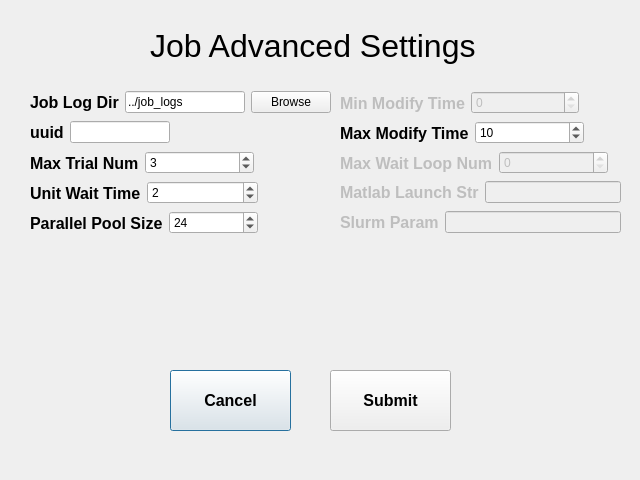
<?xml version="1.0" encoding="UTF-8"?>
<ui version="4.0">
 <class>simReconJobAdvanced</class>
 <widget class="QDialog" name="simReconJobAdvanced">
  <property name="geometry">
   <rect>
    <x>0</x>
    <y>0</y>
    <width>640</width>
    <height>480</height>
   </rect>
  </property>
  <property name="windowTitle">
   <string>Dialog</string>
  </property>
  <widget class="QPushButton" name="cancelButton">
   <property name="geometry">
    <rect>
     <x>170</x>
     <y>370</y>
     <width>121</width>
     <height>61</height>
    </rect>
   </property>
   <property name="font">
    <font>
     <pointsize>12</pointsize>
     <weight>75</weight>
     <bold>true</bold>
    </font>
   </property>
   <property name="text">
    <string>Cancel</string>
   </property>
  </widget>
  <widget class="QWidget" name="layoutWidget">
   <property name="geometry">
    <rect>
     <x>340</x>
     <y>90</y>
     <width>239</width>
     <height>26</height>
    </rect>
   </property>
   <layout class="QHBoxLayout" name="horizontalLayout_6">
    <item>
     <widget class="QLabel" name="minModifyTimeLabel">
      <property name="enabled">
       <bool>false</bool>
      </property>
      <property name="font">
       <font>
        <pointsize>12</pointsize>
        <weight>75</weight>
        <bold>true</bold>
       </font>
      </property>
      <property name="text">
       <string>Min Modify Time</string>
      </property>
     </widget>
    </item>
    <item>
     <widget class="QSpinBox" name="minModifyTimeSpinBox">
      <property name="enabled">
       <bool>false</bool>
      </property>
     </widget>
    </item>
   </layout>
  </widget>
  <widget class="QWidget" name="layoutWidget_2">
   <property name="geometry">
    <rect>
     <x>340</x>
     <y>120</y>
     <width>244</width>
     <height>26</height>
    </rect>
   </property>
   <layout class="QHBoxLayout" name="horizontalLayout_7">
    <item>
     <widget class="QLabel" name="maxModifyTimeLabel">
      <property name="font">
       <font>
        <pointsize>12</pointsize>
        <weight>75</weight>
        <bold>true</bold>
       </font>
      </property>
      <property name="text">
       <string>Max Modify Time</string>
      </property>
     </widget>
    </item>
    <item>
     <widget class="QSpinBox" name="maxModifyTimeSpinBox">
      <property name="value">
       <number>10</number>
      </property>
     </widget>
    </item>
   </layout>
  </widget>
  <widget class="QPushButton" name="submitButton">
   <property name="geometry">
    <rect>
     <x>330</x>
     <y>370</y>
     <width>121</width>
     <height>61</height>
    </rect>
   </property>
   <property name="font">
    <font>
     <pointsize>12</pointsize>
     <weight>75</weight>
     <bold>true</bold>
    </font>
   </property>
   <property name="text">
    <string>Submit</string>
   </property>
  </widget>
  <widget class="QLabel" name="jobAdvancedSettingsLabel">
   <property name="geometry">
    <rect>
     <x>150</x>
     <y>10</y>
     <width>361</width>
     <height>71</height>
    </rect>
   </property>
   <property name="font">
    <font>
     <pointsize>24</pointsize>
    </font>
   </property>
   <property name="text">
    <string>Job Advanced Settings</string>
   </property>
  </widget>
  <widget class="QWidget" name="layoutWidget_4">
   <property name="geometry">
    <rect>
     <x>340</x>
     <y>210</y>
     <width>281</width>
     <height>25</height>
    </rect>
   </property>
   <layout class="QHBoxLayout" name="horizontalLayout_10">
    <item>
     <widget class="QLabel" name="slurmParamLabel">
      <property name="enabled">
       <bool>false</bool>
      </property>
      <property name="font">
       <font>
        <pointsize>12</pointsize>
        <weight>75</weight>
        <bold>true</bold>
       </font>
      </property>
      <property name="text">
       <string>Slurm Param</string>
      </property>
     </widget>
    </item>
    <item>
     <widget class="QLineEdit" name="slurmParamLineEdit">
      <property name="enabled">
       <bool>false</bool>
      </property>
      <property name="alignment">
       <set>Qt::AlignLeading|Qt::AlignLeft|Qt::AlignVCenter</set>
      </property>
     </widget>
    </item>
   </layout>
  </widget>
  <widget class="QWidget" name="layoutWidget_5">
   <property name="geometry">
    <rect>
     <x>340</x>
     <y>150</y>
     <width>268</width>
     <height>26</height>
    </rect>
   </property>
   <layout class="QHBoxLayout" name="horizontalLayout_8">
    <item>
     <widget class="QLabel" name="maxWaitLoopNumLabel">
      <property name="enabled">
       <bool>false</bool>
      </property>
      <property name="font">
       <font>
        <pointsize>12</pointsize>
        <weight>75</weight>
        <bold>true</bold>
       </font>
      </property>
      <property name="text">
       <string>Max Wait Loop Num</string>
      </property>
     </widget>
    </item>
    <item>
     <widget class="QSpinBox" name="maxWaitLoopNumSpinBox">
      <property name="enabled">
       <bool>false</bool>
      </property>
     </widget>
    </item>
   </layout>
  </widget>
  <widget class="QWidget" name="layoutWidget_6">
   <property name="geometry">
    <rect>
     <x>30</x>
     <y>150</y>
     <width>224</width>
     <height>26</height>
    </rect>
   </property>
   <layout class="QHBoxLayout" name="horizontalLayout_3">
    <item>
     <widget class="QLabel" name="maxTrialNumLabel">
      <property name="font">
       <font>
        <pointsize>12</pointsize>
        <weight>75</weight>
        <bold>true</bold>
       </font>
      </property>
      <property name="text">
       <string>Max Trial Num</string>
      </property>
     </widget>
    </item>
    <item>
     <widget class="QSpinBox" name="maxTrialNumSpinBox">
      <property name="value">
       <number>3</number>
      </property>
     </widget>
    </item>
   </layout>
  </widget>
  <widget class="QWidget" name="layoutWidget_7">
   <property name="geometry">
    <rect>
     <x>340</x>
     <y>180</y>
     <width>281</width>
     <height>25</height>
    </rect>
   </property>
   <layout class="QHBoxLayout" name="horizontalLayout_9">
    <item>
     <widget class="QLabel" name="matlabLaunchStrLabel">
      <property name="enabled">
       <bool>false</bool>
      </property>
      <property name="font">
       <font>
        <pointsize>12</pointsize>
        <weight>75</weight>
        <bold>true</bold>
       </font>
      </property>
      <property name="text">
       <string>Matlab Launch Str</string>
      </property>
     </widget>
    </item>
    <item>
     <widget class="QLineEdit" name="matlabLaunchStrLineEdit">
      <property name="enabled">
       <bool>false</bool>
      </property>
      <property name="alignment">
       <set>Qt::AlignLeading|Qt::AlignLeft|Qt::AlignVCenter</set>
      </property>
     </widget>
    </item>
   </layout>
  </widget>
  <widget class="QWidget" name="layoutWidget_8">
   <property name="geometry">
    <rect>
     <x>30</x>
     <y>90</y>
     <width>301</width>
     <height>25</height>
    </rect>
   </property>
   <layout class="QHBoxLayout" name="horizontalLayout_5">
    <item>
     <widget class="QLabel" name="jobLogDirLabel">
      <property name="font">
       <font>
        <pointsize>12</pointsize>
        <weight>75</weight>
        <bold>true</bold>
       </font>
      </property>
      <property name="text">
       <string>Job Log Dir</string>
      </property>
     </widget>
    </item>
    <item>
     <widget class="QLineEdit" name="jobLogDirLineEdit">
      <property name="text">
       <string>../job_logs</string>
      </property>
      <property name="alignment">
       <set>Qt::AlignLeading|Qt::AlignLeft|Qt::AlignVCenter</set>
      </property>
     </widget>
    </item>
    <item>
     <widget class="QPushButton" name="jobLogDirBrowseButton">
      <property name="text">
       <string>Browse</string>
      </property>
     </widget>
    </item>
   </layout>
  </widget>
  <widget class="QWidget" name="layoutWidget_9">
   <property name="geometry">
    <rect>
     <x>30</x>
     <y>180</y>
     <width>228</width>
     <height>26</height>
    </rect>
   </property>
   <layout class="QHBoxLayout" name="horizontalLayout_4">
    <item>
     <widget class="QLabel" name="unitWaitTimeLabel">
      <property name="font">
       <font>
        <pointsize>12</pointsize>
        <weight>75</weight>
        <bold>true</bold>
       </font>
      </property>
      <property name="text">
       <string>Unit Wait Time</string>
      </property>
     </widget>
    </item>
    <item>
     <widget class="QSpinBox" name="unitWaitTimeSpinBox">
      <property name="value">
       <number>2</number>
      </property>
     </widget>
    </item>
   </layout>
  </widget>
  <widget class="QWidget" name="layoutWidget_10">
   <property name="geometry">
    <rect>
     <x>30</x>
     <y>120</y>
     <width>140</width>
     <height>25</height>
    </rect>
   </property>
   <layout class="QHBoxLayout" name="horizontalLayout_2">
    <item>
     <widget class="QLabel" name="uuidLabel">
      <property name="font">
       <font>
        <pointsize>12</pointsize>
        <weight>75</weight>
        <bold>true</bold>
       </font>
      </property>
      <property name="text">
       <string>uuid</string>
      </property>
     </widget>
    </item>
    <item>
     <widget class="QLineEdit" name="uuidLineEdit"/>
    </item>
   </layout>
  </widget>
  <widget class="QWidget" name="layoutWidget_11">
   <property name="geometry">
    <rect>
     <x>30</x>
     <y>210</y>
     <width>228</width>
     <height>26</height>
    </rect>
   </property>
   <layout class="QHBoxLayout" name="horizontalLayout_11">
    <item>
     <widget class="QLabel" name="parPoolSizeLabel">
      <property name="font">
       <font>
        <pointsize>12</pointsize>
        <weight>75</weight>
        <bold>true</bold>
       </font>
      </property>
      <property name="text">
       <string>Parallel Pool Size</string>
      </property>
     </widget>
    </item>
    <item>
     <widget class="QSpinBox" name="parPoolSizeSpinBox">
      <property name="minimum">
       <number>1</number>
      </property>
      <property name="maximum">
       <number>1024</number>
      </property>
      <property name="value">
       <number>24</number>
      </property>
     </widget>
    </item>
   </layout>
  </widget>
 </widget>
 <resources/>
 <connections/>
</ui>
